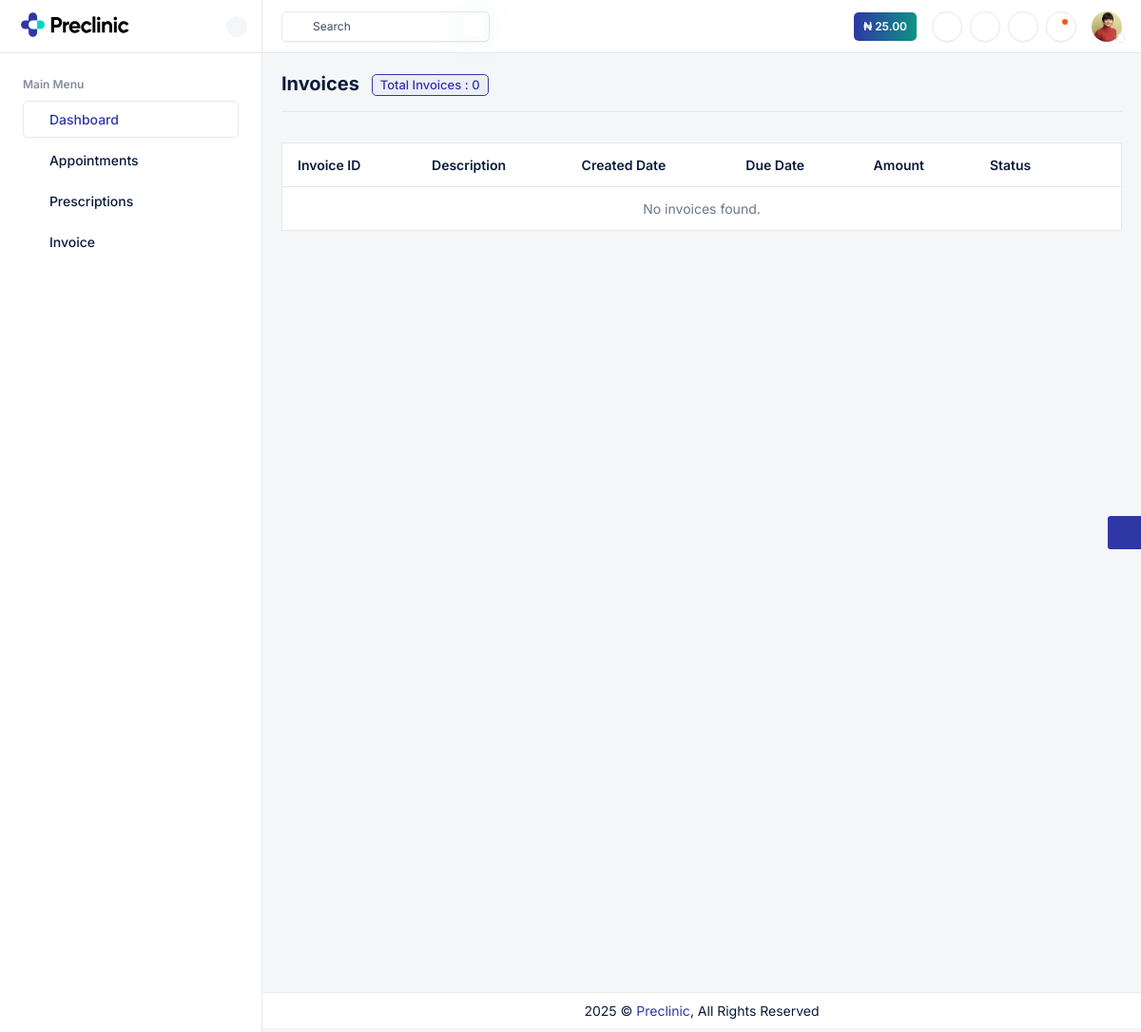
/patient/invoice (signed in), run on an earlier commit of the app's database.
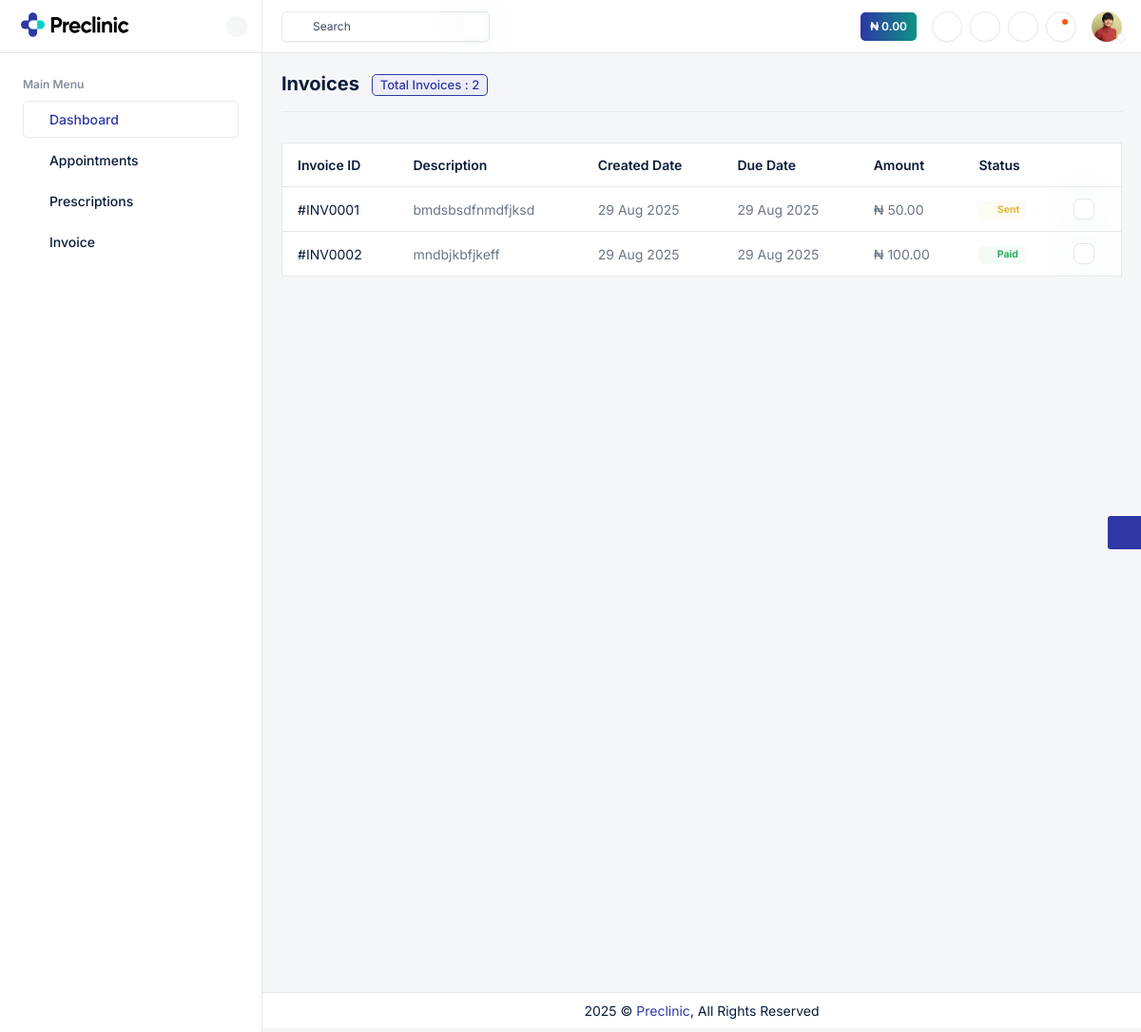
And on a later commit of the database.
### patients/models.py (models this page shows, shortened)
class Wallet(models.Model):
    patient = models.OneToOneField(
        "patients.Patient", on_delete=models.CASCADE, related_name="wallet"
    )
    balance = models.DecimalField(max_digits=12, decimal_places=2, default=0.00)
    created_at = models.DateTimeField(auto_now_add=True)
    updated_at = models.DateTimeField(auto_now=True)

class BaseAbstractModel(models.Model):
    created_at = models.DateTimeField(auto_now_add=True)
    updated_at = models.DateTimeField(auto_now=True)
    class Meta:
        abstract = True

class Invoice(BaseAbstractModel):
    number = models.CharField(max_length=50, unique=True, blank=True, null=True)
    patient = models.ForeignKey("Patient", on_delete=models.CASCADE, related_name="invoices")
    subtotal = models.DecimalField(max_digits=12, decimal_places=2, default=0)
    total = models.DecimalField(max_digits=12, decimal_places=2, default=0)
    total_in_words = models.CharField(max_length=255, blank=True, null=True)
    issued_on = models.DateField()
    due_date = models.DateField()
    status = models.CharField(
        max_length=20,
        choices=[
            ("draft", "Draft"),
            ("sent", "Sent"),
            ("paid", "Paid"),
            ("overdue", "Overdue"),
            ("cancelled", "Cancelled"),
        ],
        default="draft",
    )
    vat = models.DecimalField(max_digits=12, decimal_places=2, default=0)
    terms = models.TextField(blank=True, null=True)
    notes = models.TextField(blank=True, null=True)
    signed_by = models.CharField(max_length=100, blank=True, null=True)
    signed_role = models.CharField(max_length=100, blank=True, null=True)
    class Meta:
        ordering = ["-issued_on"]

### patients/views.py (the view)
# urls.py: path("invoice", invoice_list, name="invoice_list"),
@login_required
def invoice_list(request):
    invoices = Invoice.objects.prefetch_related('items').order_by("-issued_on")
    total_invoices = invoices.count()
    return render(request, "patient-invoices.html", {
        "invoices": invoices,
        "total_invoices": total_invoices
    })

### patients/context_processors.py (called while the page is built)
def dashboard(request):
    wallet_balance = 0
    if request.user.is_authenticated and hasattr(request.user, 'patient_profile'):
        patient = request.user.patient_profile
        wallet = getattr(patient, "wallet", None)
        wallet_balance = wallet.balance if wallet else 0
    return {
        "wallet_balance": wallet_balance,
    }

### patients/templates/patient-invoices.html (shortened to what the changed rows need)
{%extends 'base.html'%}
{%load static %}
{%block content%}
    <div class="main-wrapper">
        <div class="page-wrapper">
			<div class="content content-two">
                <div class="d-flex align-items-sm-center flex-sm-row flex-column gap-2 pb-3 mb-3 border-1 border-bottom">
                    <div class="flex-grow-1">
                    <h4 class="fw-bold mb-0">
                        Invoices
                        <span class="badge badge-soft-primary border pt-1 px-2 border-primary fw-medium ms-2 fw-medium fs-13">
                            Total Invoices : {{ total_invoices }}
                        </span>
                    </h4>
                    </div>
				</div>
                <div class="row">
                    <div class="col-sm-12">
                        <div>
                            <div class="card-body p-0">
                                <div class="table-responsive table-nowrap">
                                    <table class="table border datatable">
                                        <thead class="">
                                            <tr>
                                                <th>Invoice ID</th>
                                                <th>Description</th>
                                                <th>Created Date</th>
                                                <th>Due Date</th>
                                                <th>Amount</th>
                                                <th>Status</th>
                                                <th></th>
                                            </tr>
                                        </thead>
                                        <tbody>
                                            {% for invoice in invoices %}
                                            <tr>
                                                <td>
                                                    <a href="#">#{{ invoice.number }}</a>
                                                </td>
                                                <td>
                                                    {% if invoice.items.first %}
                                                        {{ invoice.notes }}
                                                    {% else %}
                                                        No items
                                                    {% endif %}
                                                </td>
                                                <td>
                                                    {{ invoice.issued_on|date:"d M Y" }}
                                                </td>
                                                <td>
                                                    {{ invoice.due_date|date:"d M Y" }}
                                                </td>
                                                <td>
                                                     ₦ {{ invoice.total|floatformat:2 }}
                                                </td>
                                                <td>
                                                    {% if invoice.status == "paid" %}
                                                        <span class="badge badge-soft-success d-inline-flex align-items-center">
                                                            <i class="ti ti-point-filled me-1"></i>Paid
                                                        </span>
                                                    {% elif invoice.status == "draft" %}
                                                        <span class="badge badge-soft-secondary d-inline-flex align-items-center">
                                                            <i class="ti ti-point-filled me-1"></i>Draft
                                                        </span>
                                                    {% elif invoice.status == "sent" %}
                                                        <span class="badge badge-soft-warning d-inline-flex align-items-center">
                                                            <i class="ti ti-point-filled me-1"></i>Sent
                                                        </span>
                                                    {% elif invoice.status == "overdue" %}
                                                        <span class="badge badge-soft-danger d-inline-flex align-items-center text-danger">
                                                            <i class="ti ti-point-filled me-1"></i>Overdue
                                                        </span>
                                                    {% elif invoice.status == "cancelled" %}
                                                        <span class="badge badge-soft-dark d-inline-flex align-items-center text-dark">
                                                            <i class="ti ti-point-filled me-1"></i>Cancelled
                                                        </span>
                                                    {% endif %}
                                                </td>
                                                <td class="action-item">
                                                    <a href="javascript:void(0);" data-bs-toggle="dropdown">
                                                        <i class="ti ti-dots-vertical"></i>
                                                    </a>
                                                </td>
                                            </tr>
                                            {% empty %}
                                            <tr>
                                                <td colspan="7" class="text-center">No invoices found.</td>
                                            </tr>
                                            {% endfor %}
                                        </tbody>
                                    </table>
                                </div>
                            </div>
                        </div>
                    </div>
                </div>
		    </div>
        </div>
    </div>
{%endblock content%}

### patients/templates/base.html (shortened to what the changed rows need)
{%load static%}
<!DOCTYPE html>
<html lang="en">
<head>
    <link rel="stylesheet" href="{%static 'assets/css/bootstrap.min.css'%}">
	<link rel="stylesheet" href="{%static 'assets/plugins/daterangepicker/daterangepicker.css'%}">
    <link rel="stylesheet" href="{%static 'assets/css/bootstrap-datetimepicker.min.css'%}">
	<link rel="stylesheet" href="{%static 'assets/plugins/fontawesome/css/fontawesome.min.css'%}">
	<link rel="stylesheet" href="{%static 'assets/plugins/fontawesome/css/all.min.css'%}">
    <link rel="stylesheet" href="{%static 'assets/plugins/tabler-icons/tabler-icons.min.css'%}">
    <link rel="stylesheet" href="{%static 'assets/plugins/simplebar/simplebar.min.css'%}">
    <link rel="stylesheet" href="{%static 'assets/css/style.css'%}" id="app-style">
</head>
<body>
    <div class="main-wrapper">
        <header class="navbar-header">
            <div class="page-container topbar-menu">
                <div class="d-flex align-items-center">
					<a href="javascript:void(0);" class="btn btn-liner-gradient me-3 d-lg-flex d-none">₦ {{ wallet_balance|floatformat:2 }}</a>
                    <div class="header-item">
                        <div class="dropdown me-2">
                        </div>
                    </div>
                    <div class="header-item">
                        <div class="dropdown me-2">
                        </div>
                    </div>
                    <div class="header-item d-none d-sm-flex me-2">
                        <button class="topbar-link btn btn-icon topbar-link" id="light-dark-mode" type="button">
                        </button>
                    </div>
                    <div class="header-item">
						<div class="dropdown me-3">
						</div>
					</div>
					<div class="dropdown profile-dropdown d-flex align-items-center justify-content-center">
                        <a href="javascript:void(0);" class="topbar-link dropdown-toggle drop-arrow-none position-relative" data-bs-toggle="dropdown" data-bs-offset="0,22" aria-haspopup="false" aria-expanded="false">
                        </a>
                    </div>
                </div>
            </div>
        </header>
{%block content%}
{%endblock content%}
</body>
</html>

What changed in the data, as far as the page shows it:
changed Wallet: balance "25.00" → "0.00"
added Invoice: number "INV0001", notes "bmdsbsdfnmdfjksd", issued_on "29 Aug 2025", due_date "29 Aug 2025", total "50.00", status "sent" (drawn)
added Invoice: number "INV0002", notes "mndbjkbfjkeff", issued_on "29 Aug 2025", due_date "29 Aug 2025", total "100.00", status "paid" (drawn)
Also different on the page:
{{ total_invoices }}: "0" → "2"
text no longer shown: "No invoices found."
